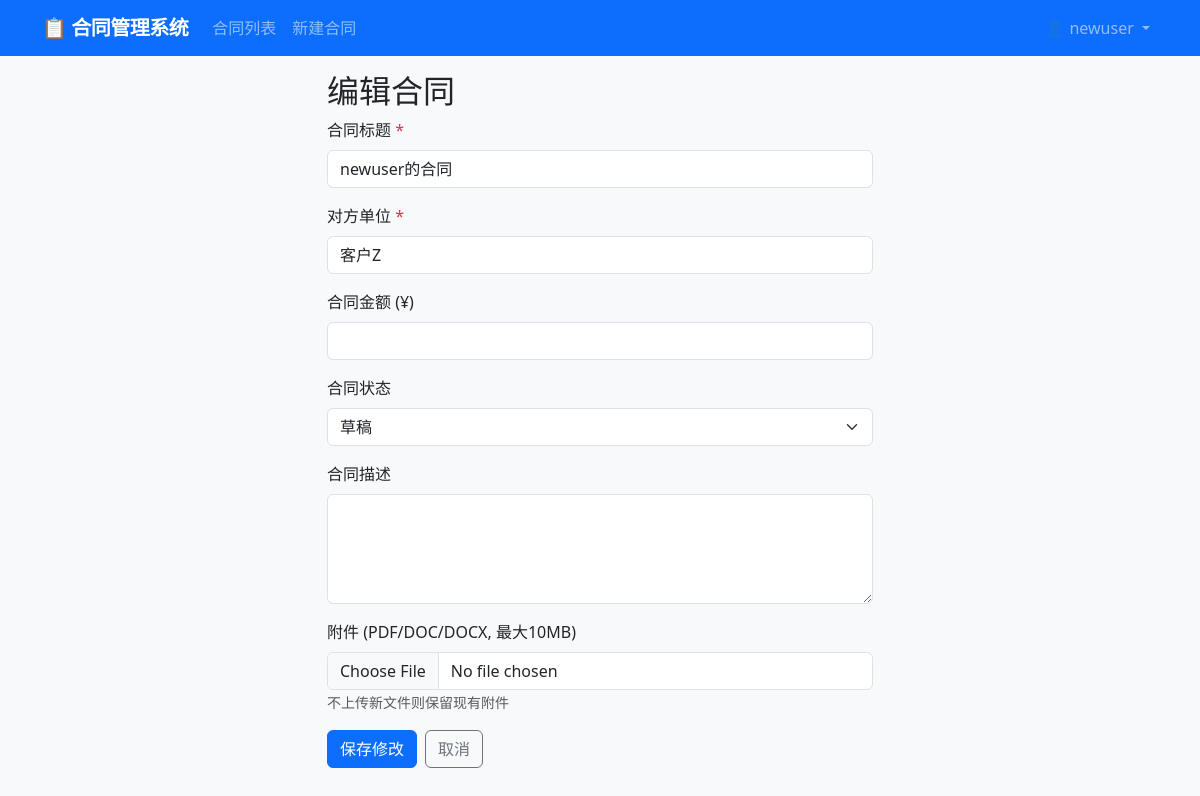
The app's page /projects/contract-mgmt-v2/contracts/2/edit (signed in) with its own data.
### models.py (models this page shows, shortened)
class User(UserMixin, db.Model):
    __tablename__ = "users"
    id = db.Column(db.Integer, primary_key=True)
    username = db.Column(db.String(80), unique=True, nullable=False)
    password_hash = db.Column(db.String(255), nullable=False)
    role = db.Column(db.String(20), nullable=False, default="user")
    is_active = db.Column(db.Boolean, nullable=False, default=True)
    created_at = db.Column(db.DateTime, default=lambda: datetime.now(timezone.utc))
    contracts = db.relationship("Contract", backref="owner", lazy="dynamic",
                                cascade="all, delete-orphan")
    def is_admin(self):
        return self.role == "admin"

class Contract(db.Model):
    __tablename__ = "contracts"
    id = db.Column(db.Integer, primary_key=True)
    title = db.Column(db.String(200), nullable=False)
    description = db.Column(db.Text)
    counterparty = db.Column(db.String(200), nullable=False)
    amount = db.Column(db.Numeric(15, 2))
    status = db.Column(db.String(50), nullable=False, default="draft")
    user_id = db.Column(db.Integer, db.ForeignKey("users.id"), nullable=False)
    created_at = db.Column(db.DateTime, default=lambda: datetime.now(timezone.utc))
    updated_at = db.Column(db.DateTime, default=lambda: datetime.now(timezone.utc),
                           onupdate=lambda: datetime.now(timezone.utc))
    attachments = db.relationship("Attachment", backref="contract", lazy="dynamic",
                                  cascade="all, delete-orphan")

### app.py (the view, shortened to what this page needs)
    @main_bp.route("/contracts/<int:contract_id>/edit", methods=["GET", "POST"])
    @login_required
    def contract_edit(contract_id):
        contract = db.session.get(Contract, contract_id)
        if not contract:
            flash("合同不存在", "danger")
            return redirect(url_for("main.dashboard"))
        if not current_user.is_admin() and contract.user_id != current_user.id:
            flash("无权编辑此合同", "danger")
            return redirect(url_for("main.dashboard"))
        return render_template("contract_form.html", contract=contract)

### templates/contract_form.html (shortened to what this page needs)
{% extends "base.html" %}
{% block content %}
<div class="row justify-content-center">
    <div class="col-md-8 col-lg-6">
        <h2>{{ '编辑合同' if contract else '新建合同' }}</h2>
        <form method="POST" enctype="multipart/form-data">
            <div class="mb-3">
                <label for="title" class="form-label">合同标题 <span class="text-danger">*</span></label>
                <input type="text" class="form-control" id="title" name="title"
                       value="{{ contract.title if contract else '' }}" required autofocus>
            </div>
            <div class="mb-3">
                <label for="counterparty" class="form-label">对方单位 <span class="text-danger">*</span></label>
                <input type="text" class="form-control" id="counterparty" name="counterparty"
                       value="{{ contract.counterparty if contract else '' }}" required>
            </div>
            <div class="mb-3">
                <label for="amount" class="form-label">合同金额 (¥)</label>
                <input type="number" class="form-control" id="amount" name="amount" step="0.01" min="0"
                       value="{{ '%.2f'|format(contract.amount) if contract and contract.amount else '' }}">
            </div>
            <div class="mb-3">
                <label for="status" class="form-label">合同状态</label>
                <select class="form-select" id="status" name="status">
                    {% set statuses = [("draft", "草稿"), ("active", "生效中"), ("completed", "已完成"), ("terminated", "已终止")] %}
                    {% for val, label in statuses %}
                    <option value="{{ val }}" {% if contract and contract.status == val %}selected{% endif %}>{{ label }}</option>
                    {% endfor %}
                </select>
            </div>
            <div class="mb-3">
                <label for="description" class="form-label">合同描述</label>
                <textarea class="form-control" id="description" name="description" rows="4">{{ contract.description if contract else '' }}</textarea>
            </div>
            <div class="mb-3">
                <label for="attachment" class="form-label">附件 (PDF/DOC/DOCX, 最大10MB)</label>
                <input type="file" class="form-control" id="attachment" name="attachment"
                       accept=".pdf,.doc,.docx">
                {% if contract %}
                <small class="text-muted">不上传新文件则保留现有附件</small>
                {% endif %}
            </div>
            <div class="d-flex gap-2">
                <button type="submit" class="btn btn-primary">{{ '保存修改' if contract else '创建合同' }}</button>
                <a href="{{ url_for('main.dashboard') }}" class="btn btn-outline-secondary">取消</a>
            </div>
        </form>
    </div>
</div>
{% endblock %}

### templates/base.html (shortened to what this page needs)
<!DOCTYPE html>
<html lang="zh-CN">
<head>
    <link href="https://cdn.jsdelivr.net/npm/bootstrap@5.3.3/dist/css/bootstrap.min.css" rel="stylesheet">
    <link rel="stylesheet" href="{{ url_for('main.static', filename='css/style.css') }}?v={{ version }}">
</head>
<body>
    <nav class="navbar navbar-expand-lg navbar-dark bg-primary">
        <div class="container">
            <a class="navbar-brand" href="{{ url_for('main.dashboard') }}">📋 合同管理系统</a>
            <div class="collapse navbar-collapse" id="navbarNav">
                {% if current_user.is_authenticated %}
                <ul class="navbar-nav me-auto">
                    <li class="nav-item">
                        <a class="nav-link" href="{{ url_for('main.dashboard') }}">合同列表</a>
                    </li>
                    <li class="nav-item">
                        <a class="nav-link" href="{{ url_for('main.contract_create') }}">新建合同</a>
                    </li>
                </ul>
                <ul class="navbar-nav">
                    <li class="nav-item dropdown">
                        <a class="nav-link dropdown-toggle" href="#" id="userDropdown" role="button"
                           data-bs-toggle="dropdown" aria-expanded="false">
                            👤 {{ current_user.username }}
                        </a>
                    </li>
                </ul>
                {% endif %}
            </div>
        </div>
    </nav>
    <div class="container mt-3">
        {% block content %}{% endblock %}
    </div>
</body>
</html>

### static/css/style.css (style rules this page uses)
:root { --primary-dark: #1a56db; }
body { min-height: 100vh; background-color: #f8f9fa; }
.navbar-brand { font-weight: 700; letter-spacing: -0.5px; }
.container.mt-3 { padding-bottom: 2rem; }

### records on screen
User: username "newuser"
Contract: title "newuser的合同", counterparty "客户Z", status "草稿"

### other values on screen
{{ '编辑合同' if contract else '新建合同' }} "编辑合同"
{{ '保存修改' if contract else '创建合同' }} "保存修改"
